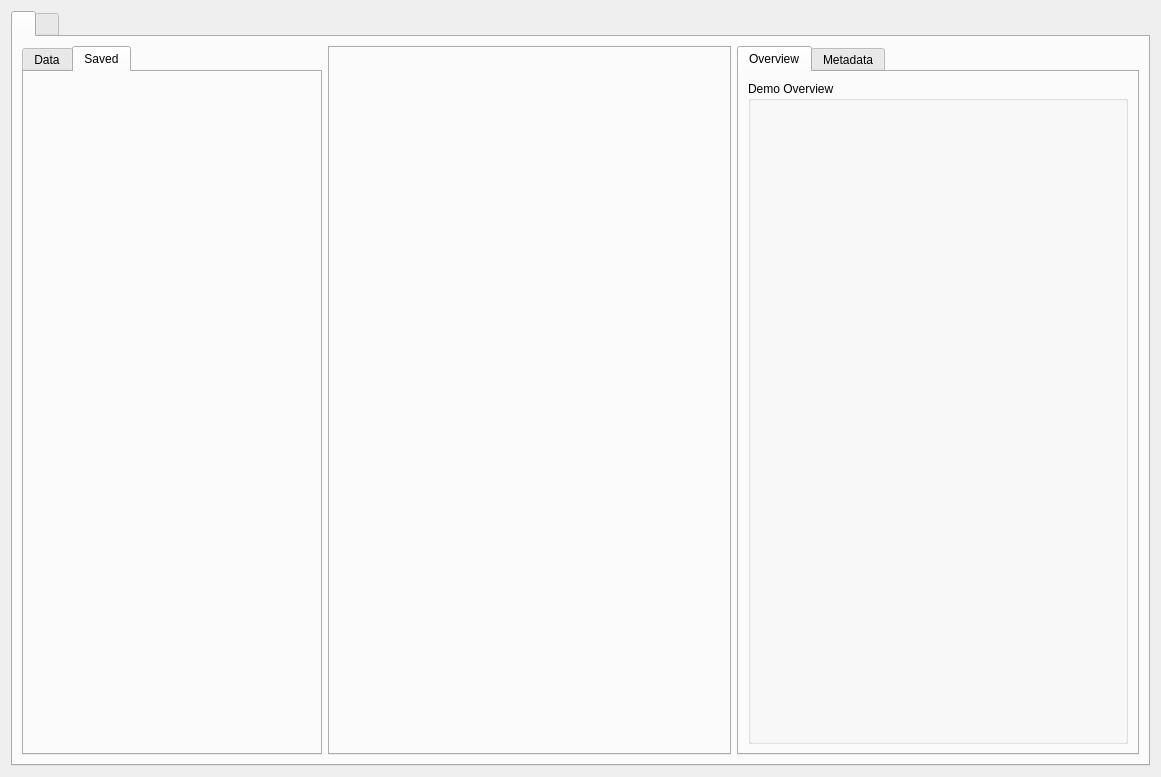
<?xml version="1.0" encoding="UTF-8"?>
<ui version="4.0">
 <class>Form</class>
 <widget class="QWidget" name="Form">
  <property name="geometry">
   <rect>
    <x>0</x>
    <y>0</y>
    <width>1161</width>
    <height>777</height>
   </rect>
  </property>
  <property name="sizePolicy">
   <sizepolicy hsizetype="Preferred" vsizetype="Preferred">
    <horstretch>0</horstretch>
    <verstretch>0</verstretch>
   </sizepolicy>
  </property>
  <property name="minimumSize">
   <size>
    <width>1100</width>
    <height>700</height>
   </size>
  </property>
  <property name="windowTitle">
   <string>Form</string>
  </property>
  <layout class="QVBoxLayout" name="verticalLayout">
   <item>
    <widget class="QTabWidget" name="centralTabs">
     <property name="mouseTracking">
      <bool>true</bool>
     </property>
     <property name="acceptDrops">
      <bool>true</bool>
     </property>
     <widget class="QWidget" name="centralTabsPage1" native="true">
      <attribute name="title">
       <string/>
      </attribute>
      <layout class="QHBoxLayout" name="horizontalLayout_4">
       <item>
        <widget class="QTabWidget" name="dataView_2">
         <property name="sizePolicy">
          <sizepolicy hsizetype="Maximum" vsizetype="Expanding">
           <horstretch>0</horstretch>
           <verstretch>0</verstretch>
          </sizepolicy>
         </property>
         <property name="minimumSize">
          <size>
           <width>300</width>
           <height>0</height>
          </size>
         </property>
         <property name="currentIndex">
          <number>1</number>
         </property>
         <widget class="DemoPage" name="demoDataPage_2">
          <attribute name="title">
           <string>Data</string>
          </attribute>
          <layout class="QVBoxLayout" name="verticalLayout_7"/>
         </widget>
         <widget class="QWidget" name="tab_6">
          <attribute name="title">
           <string>Saved</string>
          </attribute>
         </widget>
        </widget>
       </item>
       <item>
        <widget class="QTabWidget" name="tabWidget_2">
         <property name="enabled">
          <bool>false</bool>
         </property>
         <property name="acceptDrops">
          <bool>true</bool>
         </property>
         <property name="elideMode">
          <enum>Qt::ElideNone</enum>
         </property>
         <property name="documentMode">
          <bool>false</bool>
         </property>
         <property name="tabsClosable">
          <bool>false</bool>
         </property>
         <property name="movable">
          <bool>true</bool>
         </property>
         <property name="tabBarAutoHide">
          <bool>false</bool>
         </property>
        </widget>
       </item>
       <item>
        <widget class="QTabWidget" name="viewTabs_2">
         <property name="minimumSize">
          <size>
           <width>0</width>
           <height>0</height>
          </size>
         </property>
         <property name="maximumSize">
          <size>
           <width>16555215</width>
           <height>16777215</height>
          </size>
         </property>
         <property name="currentIndex">
          <number>0</number>
         </property>
         <widget class="QWidget" name="demoViewTab_2">
          <attribute name="title">
           <string>Overview</string>
          </attribute>
          <layout class="QVBoxLayout" name="verticalLayout_5">
           <item>
            <widget class="QGroupBox" name="groupBox_3">
             <property name="minimumSize">
              <size>
               <width>0</width>
               <height>300</height>
              </size>
             </property>
             <property name="title">
              <string>Demo Overview</string>
             </property>
            </widget>
           </item>
          </layout>
         </widget>
         <widget class="QWidget" name="metadataViewTab_2">
          <attribute name="title">
           <string>Metadata</string>
          </attribute>
         </widget>
        </widget>
       </item>
      </layout>
     </widget>
     <widget class="QWidget" name="centralTabsPage2_3" native="true">
      <attribute name="title">
       <string/>
      </attribute>
      <layout class="QHBoxLayout" name="horizontalLayout_5">
       <item>
        <layout class="QHBoxLayout" name="horizontalLayout_6"/>
       </item>
      </layout>
     </widget>
    </widget>
   </item>
  </layout>
 </widget>
 <customwidgets>
  <customwidget>
   <class>DemoPage</class>
   <extends>QWidget</extends>
   <header location="global">demopage.h</header>
   <container>1</container>
  </customwidget>
 </customwidgets>
 <resources/>
 <connections/>
</ui>
